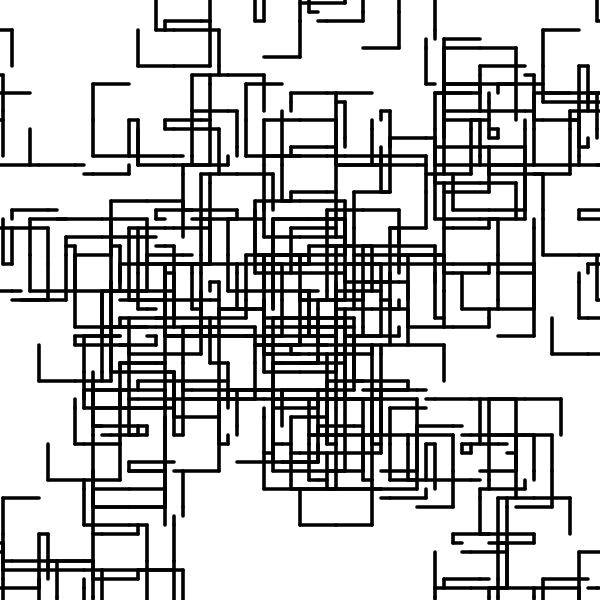
Frame 1 (no input)
Frame 60 (no input): identical to frame 1, image omitted
Frame 120 (the mouse pressed at the canvas centre since frame 60): identical to frame 1, image omitted

The p5.js sketch that drew this single still picture (run headless with seeded random() and noise() and a simulated clock; from frame 60 on, the mouse is pressed at the canvas centre):

// p5.js sketch
// ── sketch.js

let premise = 'D';
  let rules = {
    D: 'F+DFfF+DFfFDF[D+DD+D]+D',
  }
let bigRule;


let length = 30;
let angle = 90;

function setup() {
  createCanvas(600, 600);
  angleMode(DEGREES);
  bigRule = resolveRules(premise, rules, 3);
  print(bigRule);
  
}

function draw() {
  background('white');
  stroke('black');
  strokeWeight(12);
  translate(width / 2, height / 2);
  rotate(-90);
  scale(0.3);

  drawShape(bigRule);
   // angle += 1;
  // length += 0.1;
}

function resolveRules(startRule, rules, depth) {
  let endRule = '';
  for (let currentLetter of startRule) {
    if (currentLetter in rules) {
      endRule += rules[currentLetter];
    } else {
      endRule += currentLetter;
    }
  }
  if (depth >= 1) {
    endRule = resolveRules(endRule, rules, depth - 1);
  }
  return endRule;
}


function drawShape(rule)  {
  for (let c of rule) {
    if (c === 'F') {
      line(0, 0, length, 0);
      translate(length, 0);
    } else if (c === 'R') {
      rect(0, 0, length*2, length*2);
      translate(length, length);
    } else if (c === 'D') {
      line(0, 0, length * 4, 0);
      translate(length*4, 0);
    } else if (c === 'f') {
      translate(0, length, 0);
    } else if (c === '+') {
      rotate(angle);
    } else if (c === '-') {
      rotate(-angle);
    } else if (c === '[') {
      push();
    } else if (c === ']') {
      pop();
    } else if (c === '>') {
      scale(1.2);
    } else if (c === '<') {
      scale(0.8);
   
    }
  }
}
